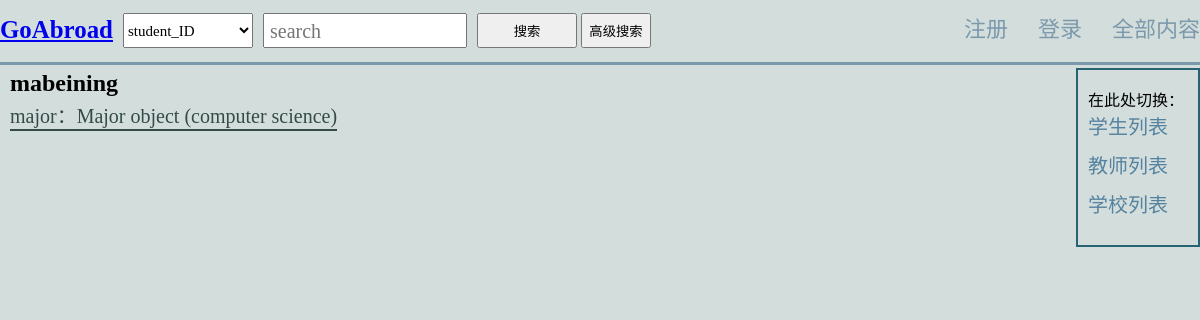
Before: /GoAbroad/teacher_list/ with the older database file.
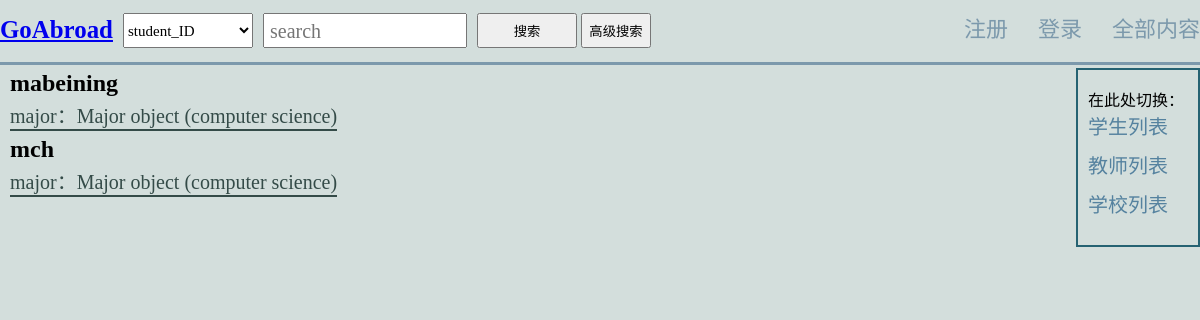
After: the same page with the newer database file.
### GoAbroad/models.py (models this page shows)
class Teacher(models.Model):
    teacher_name = models.CharField(max_length=200, primary_key=True)
    major = models.ForeignKey(Major, on_delete=models.CASCADE)
    school_name = models.ForeignKey(School, on_delete=models.CASCADE)

class Major(models.Model):
    major = models.CharField(max_length=200, primary_key=True)
    short = models.CharField(max_length=200, null=True, blank=True)

### GoAbroad/views.py (the view)
# urls.py: path('teacher_list/', views.teacher_list, name='teacher_list'),
def teacher_list(request):
    teachers = Teacher.objects.all()
    context = {'teachers': teachers}
    print(teachers)
    return render(request, 'teacher_list.html', context)

### GoAbroad/templates/GoAbroad/teacher_list.html (shortened to what this page needs)
{% extends 'base.html'%}
{% block content %}
<body>
    <div class="container">
        <div class="row">
            <div class="col-xs-12 col-sm-6 col-md-7 col-md-offset-1 scroll">
                {% for x in teachers %}
                <a href="/GoAbroad/teacher_detail/{{x.teacher_name}}/" >{{x.teacher_name}}</a>
                <p>major：{{x.major}}</p>
                {% empty %}
                 <p>-----敬请期待-----</p>
                {% endfor %}
            </div>
        </div>
        <div class="menu">
            <div><p>在此处切换：</p></div>
            <a href="/GoAbroad/list">学生列表</a>
            <a href="/GoAbroad/teacher_list">教师列表</a>
            <a href="/GoAbroad/school_list">学校列表</a>
        </div>
    </div>
</body>
{% endblock %}

Changed rows visible on the page:
added Teacher: teacher_name "mch", major "Major object (computer science)"
